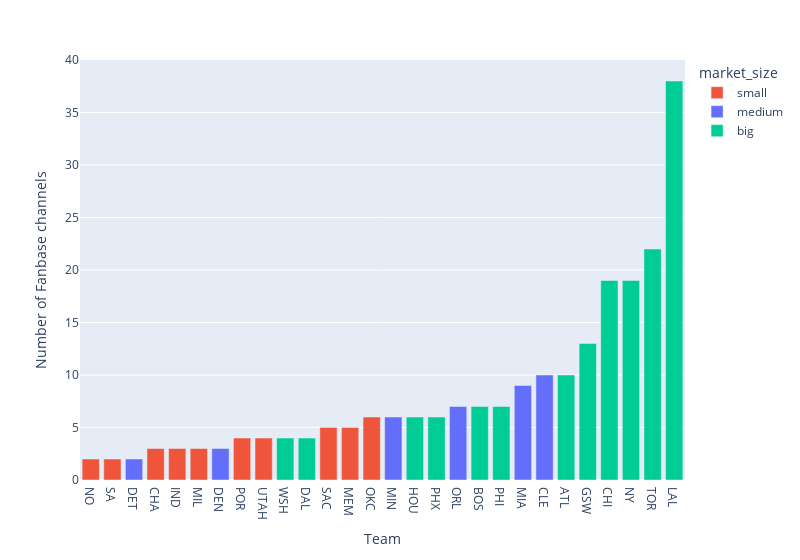

The cell this chart's notebook holds for it:
### Code cell
# Visualizing the number of channels per team and keep the same color for each team
fig = px.bar(
    fanbase_channels_df,
    x="team",
    y="ratio",
    labels={"ratio": "Number of Fanbase channels", "team": "Team"},
    color="market_size",
    color_discrete_map=color_discrete_map,
    width=800,
)
# fig.update_layout(title={"text": "Number of FanBase Channels per Team", "x": 0.5, "xanchor": "center"})
fig.update_layout(xaxis_categoryorder="total ascending")
fig.show()

# py.plot(fig, filename="fanbase_chaneneks_per_team", auto_open=False)

### Figure 1 — Plotly figure (JSON) as saved in the notebook; plotly's stock layout.template omitted (floating-point values rounded to 4 significant figures)
{"data": [{"alignmentgroup": "True", "hovertemplate": "market_size=small<br>Team=%{x}<br>Number of Fanbase channels=%{y}<extra></extra>", "legendgroup": "small", "marker": {"color": "#EF553B", "pattern": {"shape": ""}}, "name": "small", "offsetgroup": "small", "orientation": "v", "showlegend": true, "textposition": "auto", "type": "bar", "x": ["NO", "SA", "CHA", "IND", "MIL", "POR", "UTAH", "SAC", "MEM", "OKC"], "xaxis": "x", "y": [2, 2, 3, 3, 3, 4, 4, 5, 5, 6], "yaxis": "y"}, {"alignmentgroup": "True", "hovertemplate": "market_size=medium<br>Team=%{x}<br>Number of Fanbase channels=%{y}<extra></extra>", "legendgroup": "medium", "marker": {"color": "#636EFA", "pattern": {"shape": ""}}, "name": "medium", "offsetgroup": "medium", "orientation": "v", "showlegend": true, "textposition": "auto", "type": "bar", "x": ["DET", "DEN", "MIN", "ORL", "MIA", "CLE"], "xaxis": "x", "y": [2, 3, 6, 7, 9, 10], "yaxis": "y"}, {"alignmentgroup": "True", "hovertemplate": "market_size=big<br>Team=%{x}<br>Number of Fanbase channels=%{y}<extra></extra>", "legendgroup": "big", "marker": {"color": "#00CC96", "pattern": {"shape": ""}}, "name": "big", "offsetgroup": "big", "orientation": "v", "showlegend": true, "textposition": "auto", "type": "bar", "x": ["WSH", "DAL", "HOU", "PHX", "BOS", "PHI", "ATL", "GSW", "CHI", "NY", "TOR", "LAL"], "xaxis": "x", "y": [4, 4, 6, 6, 7, 7, 10, 13, 19, 19, 22, 38], "yaxis": "y"}], "layout": {"barmode": "relative", "legend": {"title": {"text": "market_size"}, "tracegroupgap": 0}, "margin": {"t": 60}, "width": 800, "xaxis": {"anchor": "y", "categoryorder": "total ascending", "domain": [0, 1], "title": {"text": "Team"}}, "yaxis": {"anchor": "x", "domain": [0, 1], "title": {"text": "Number of Fanbase channels"}}}}
